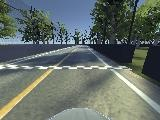
#> input picture test_images/0.jpg, 160 x 120 px; its folder holds only this picture in this run
$ jupyter execute 1_lane_finding_project.ipynb   (shell and % lines are left out)   (older library calls are emulated)
#> lines starting #> are read from the running program, lines starting #| are printed output that depends on the picture; after the words box and inside, x2 and y2 are one past the last pixel; in counts of white or black regions, pixels touching at a corner belong together
## Advanced Lane Finding Project

The goals / steps of this project are the following:

* Use color transforms, gradients, etc., to create a thresholded binary image.
* Apply a perspective transform to rectify binary image ("birds-eye view").
* Detect lane pixels and fit to find the lane boundary.
* Determine the curvature of the lane and vehicle position with respect to center.
* Warp the detected lane boundaries back onto the original image.
* Output visual display of the lane boundaries and numerical estimation of lane curvature and vehicle position.

Note: This notebook excludes distortion correction steps as simulator produces distortionless images.

[cell 1]
import numpy as np
import cv2
import glob
import matplotlib.pyplot as plt

[cell 2]
image_path = "test_images/"
# Make a list of test images
images = glob.glob(image_path+'*.jpg')

clahe = cv2.createCLAHE(clipLimit=2.0,tileGridSize=(4,4))

# Step through the list and save each image in LAB color space (useful for finding thresholds)
for fname in images:
    image_file = fname.split('\\')[-1] #If using Linux will need to change to '/'

    img = cv2.imread(fname)
#> img is the input picture: shape (120, 160, 3); mean B, G, R 104.7, 110.2, 100.4

    dst_img = cv2.cvtColor(img, cv2.COLOR_BGR2LAB)
#> dst_img: shape (120, 160, 3); mean of channels 0, 1, 2 114.2, 123.7, 129.7
    l_channel = dst_img[:,:,0]
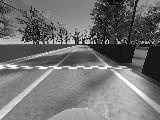
#> l_channel: shape (120, 160); min 1, max 255, mean 114.2
    # Adaptive histogram equalization to compensate lighting conditions
    l_channel = clahe.apply(l_channel)
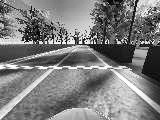
#> l_channel: shape (120, 160); min 1, max 255, mean 125.3

    dst_img[:,:,0] = l_channel
#> dst_img: shape (120, 160, 3); mean of channels 0, 1, 2 125.3, 123.7, 129.7

    cv2.imwrite('output_images/'+image_file.split('.')[0]+'_lab.jpg',dst_img)


# Test image
img = cv2.imread(images[-1])
img_size = (img.shape[1], img.shape[0])

dst_img = cv2.cvtColor(img, cv2.COLOR_BGR2RGB)
# Visualize undistorted image
plt.imshow(dst_img)

## Use color transforms, gradients, etc., to create a thresholded binary image.

Useful functions for producing the binary pixel of interest images to feed into the LaneTracker algorithm

[cell 3]
clahe = cv2.createCLAHE(clipLimit=2.0,tileGridSize=(4,4))

# [8 lines left out: function abs_sobel_thresh, not called in this run]

def mag_thresh(sobelx, sobely, mag_thresh=(0, 255)):
    # Calculate gradient magnitude
    gradmag = np.sqrt(sobelx**2+sobely**2)
    scale_factor = np.max(gradmag)/255
    gradmag = (gradmag/scale_factor).astype(np.uint8)
    binary_output = np.zeros_like(gradmag)
    # Apply threshold
    binary_output[(gradmag >= mag_thresh[0]) & (gradmag <= mag_thresh[1])] = 1
    return binary_output

def dir_threshold(sobelx, sobely, thresh=(0, np.pi/2)):
    # Calculate gradient direction
    with np.errstate(divide='ignore', invalid='ignore'):
        absgraddir = np.absolute(np.arctan(sobely/sobelx))
        binary_output = np.zeros_like(sobelx)
        # Apply threshold
        binary_output[(absgraddir >= thresh[0]) & (absgraddir <= thresh[1])] = 1
    return binary_output

def color_threshold(image_channel, thresh=(0,255)):
    binary_output = np.zeros_like(image_channel)
    binary_output[(image_channel >= thresh[0]) & (image_channel <= thresh[1])] = 1
    return binary_output

# [4 lines left out: function window_mask, not called in this run]

# Edit this function to create your own pipeline.
# Note: This expects RGB images
def pipeline(image, l_thresh=(210, 255), b_thresh=(170, 255), grad_thresh=(30, 255), dir_thresh=(0, np.pi*0.40)):
    # Convert to LAB color space and separate the L and B channels
    lab = cv2.cvtColor(image, cv2.COLOR_RGB2LAB)
    l_channel = lab[:,:,0]
    b_channel = lab[:,:,2]

    # Adaptive histogram equalization to compensate lighting conditions
    l_channel = clahe.apply(l_channel)

    # Choose a Sobel kernel size
    sobel_kernel = 11 # Choose a larger odd number to smooth gradient measurements

    # Calculating sobelx and sobely once to speed up processing
    sobelx = cv2.Sobel(l_channel, cv2.CV_64F, 1, 0, ksize=sobel_kernel) # Take the derivative in x
    sobely = cv2.Sobel(l_channel, cv2.CV_64F, 0, 1, ksize=sobel_kernel) # Take the derivative in y

    # process image and generate binary pixel of interests

    # Threshold gradient magnitude
    grad_mag = mag_thresh(sobelx, sobely, mag_thresh=grad_thresh)
    # Threshold gradient direction
    grad_dir = dir_threshold(sobelx, sobely, thresh=dir_thresh)

    # Threshold color channel for white lanes
    l_binary = color_threshold(l_channel, thresh=l_thresh)

    # Threshold color channel for yellow lanes
    b_binary = color_threshold(b_channel, thresh=b_thresh)

    # Combine the binary thresholds
    combined_binary = np.zeros_like(image[:,:,0])
    combined_binary[((grad_mag==1)&(grad_dir==1)&(l_binary==1))|(b_binary == 1)] = 255

    return combined_binary

[cell 4]
# TODO: You need to adjust L and B thresholds below according to color range of lane lines
thresholds = {}
thresholds['l_thresh']=(230, 255)
thresholds['b_thresh']=(170, 255)
thresholds['grad_thresh']=(10, 255)
thresholds['dir_thresh']=(np.pi*0.10, np.pi*0.40)

result = pipeline(dst_img, thresholds['l_thresh'], thresholds['b_thresh'], thresholds['grad_thresh'], thresholds['dir_thresh'])
#> in pipeline, `b_channel = lab[:,:,2]`:
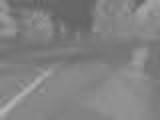
#> b_channel: shape (120, 160); min 99, max 181, mean 129.7
#> in pipeline, `sobelx = cv2.Sobel(l_channel, cv2.CV_64F, 1, 0, ksize=sobel_kernel)`:
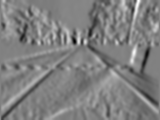
#> sobelx: shape (120, 160) float64; min -20669817, max 20179430, mean -154189.7; drawn with min black and max white
#> in pipeline, `sobely = cv2.Sobel(l_channel, cv2.CV_64F, 0, 1, ksize=sobel_kernel)`:
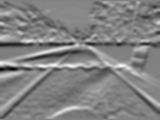
#> sobely: shape (120, 160) float64; min -23813556, max 22695461, mean 29777; drawn with min black and max white
#> in mag_thresh, `gradmag = np.sqrt(sobelx**2+sobely**2)`:
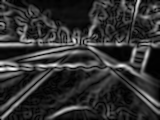
#> gradmag: shape (120, 160) float64; min 0, max 23813556, mean 4653094; drawn with min black and max white
#> in mag_thresh, `scale_factor = np.max(gradmag)/255`: scale_factor = 93386.5
#> in pipeline, `grad_mag = mag_thresh(sobelx, sobely, mag_thresh=grad_thresh)`:
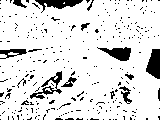
#> grad_mag: shape (120, 160); values 0 (black) and 1 (white), 87.7% white; 288 black regions (272 under 20 px), largest, box (x1, y1, x2, y2) and area: (146, 49, 160, 79) 306, (35, 0, 83, 13) 281, (97, 47, 131, 61) 265
#> in dir_threshold, `absgraddir = np.absolute(np.arctan(sobely/sobelx))`:
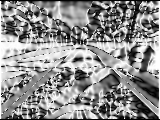
#> absgraddir: shape (120, 160) float64; 0.02% of the values are NaN or infinite; the others: min 0, max 1.57, mean 0.881; drawn with min black, max white, NaN and infinite black
#> in pipeline, `grad_dir = dir_threshold(sobelx, sobely, thresh=dir_thresh)`:
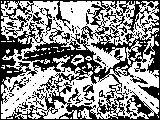
#> grad_dir: shape (120, 160) float64; values 0 (black) and 1 (white), 56.2% white; 108 black regions (92 under 20 px), largest, box (x1, y1, x2, y2) and area: (0, 0, 160, 120) 7404, (44, 8, 52, 36) 78, (40, 76, 55, 93) 70
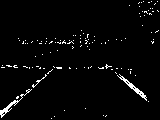
#> result: shape (120, 160); 2.7% white in thin lines or dots
cv2.imwrite('output_images/binary_combo_example.jpg',result)

# Visualize binary image
plt.imshow(result,cmap='gray')

[cell 5]
# Step through the list and save each binary image
for fname in images:
    image_file = fname.split('\\')[-1] #If using Linux will need to change to '/'

    image = cv2.imread(fname)

    undst_img = cv2.cvtColor(image, cv2.COLOR_BGR2RGB)

    binary_img = pipeline(undst_img, thresholds['l_thresh'], thresholds['b_thresh'], thresholds['grad_thresh'], thresholds['dir_thresh'])
#> (the rest of the program and of its run is left out)
